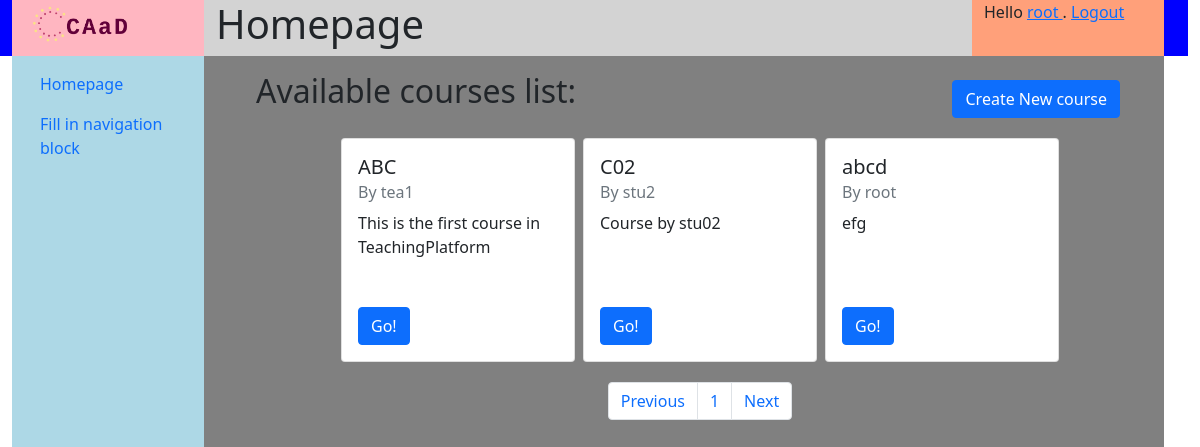
The app's page / (signed in) with its own data.
### courses/models.py (models this page shows, shortened)
class Course(models.Model):
    name = models.CharField('course name', max_length=32)
    password = models.CharField('joining password', max_length=8)
    description = models.CharField('description', max_length=512)
    is_open = models.BooleanField("Is open to all", default=True)
    create_date = models.DateTimeField('date created up', default=now())
    creator = models.ForeignKey(User, on_delete=models.CASCADE)

### courses/views.py (the view)
# urls.py: path('', views.IndexListView.as_view(), name='course_list'),
class IndexListView(ListView):
    queryset = Course.objects.order_by('name').filter(is_open=True).all()
    paginate_by = 3
    context_object_name = "course_list"
    template_name = "courses/index.html"
    def get_context_data(self, **kwargs):
        context = super().get_context_data(**kwargs)
        context["title"] = "Homepage"
        return context

### templates/courses/index.html
{% extends 'generics/base.html' %}
{% block content %}
<div class="list_courses m-3">
    <div class="container-fluid row">
        <h2 class="col-7">Available courses list:</h2>
        <div class="create_course col-5 d-flex justify-content-end align-items-end ">
            <a href="{% url "courses:course_create" %}" class="btn btn-primary text-wrap">
                Create New course
            </a>
        </div>
    </div>
    <div class="row">
        {% if course_list %}
            <div class="d-flex justify-content-center mt-3">
                {% for course in course_list %}
                <div class="card col-3 m-1">
                <div class="card-body">
                    <h5 class="card-title">{{ course.name }}</h5>
                    <h6 class="card-subtitle mb-2 text-muted">By {{ course.creator.username }}</h6>
                    <p class="card-text" style="height: 5rem;">{{ course.description }}</p>
                    <a href="{% url 'courses:course_homepage' course.pk %}" class="btn btn-primary">Go!</a>
                </div>
                </div>
            {% endfor %}
            </div>
        {% else %}
        <h3>N/A</h3>
        {% endif %}
    </div>
    {% if page_obj %}
    <nav aria-label="Page navigation example">
    <ul class="pagination d-flex justify-content-center m-3">
        {% if page_obj.has_previous %}
            <li class="page-item"><a class="page-link" href="?page={{ page_obj.previous_page_number }}">Previous</a></li>
            {% else %}
            <li class="page-item"><a class="page-link disabled" href="#" disabled>Previous</a></li>
        {% endif %}
        {% for object in page_obj.paginator.page_range %}
            <li class="page-item">
                <a class="page-link" href="?page={{ forloop.counter }}">{{ forloop.counter }}</a>
            </li>
        {% endfor %}
        {% if page_obj.has_next %}
            <li class="page-item"><a class="page-link" href="?page={{ page_obj.next_page_number }}">Next</a></li>
            {% else %}
            <li class="page-item"><a class="page-link disabled" href="#" disabled>Next</a></li>
        {% endif %}
    </ul>
    </nav>
    {% endif %}
</div>
{% endblock content %}

### templates/generics/base.html (shortened to what this page needs)
{% load static %}
<!DOCTYPE html>
<html>
    <head>
        <link href="{% static 'css/bootstrap.min.css' %}" rel="stylesheet">
        <link rel="stylesheet" href="{% static 'css/base.css' %}">
    </head>
    <body>
<div id="header" class="header container-fluid row">
    <div class="logo col-sm-2 center">
        <a href="{% url 'home' %}"><img src="{% static 'images/logo.png' %}" alt="CAaD" width="" height="50"></a>
    </div>
        <div class="title col-sm-8">
            <h1>{{ title | default:"Fill in title variable" }}<h1>
        </div>
    <div class="user col-sm-2">
        {% block status %}
            {% if user.is_authenticated %}
            Hello
            <a href="{% url 'users:profile' user.username %}">
            {{ user.username }}
            </a>
            . <a href="{% url 'users:logout_view' %}">Logout</a>
            {% else %}
            Anonymous User. <a href="{% url 'users:login' %}">Login</a>
            {% endif %}
        {% endblock status %}
    </div>
</div>
<div id="body" class="container-fluid row">
    <div class="navi col-sm-2 flex-fill">
    <nav class="navbar navbar-default" role="navigation">
        <ul class="nav nav-pills flex-column">
            <li class="nav-item">
                <a class="nav-link" href='{% url "home" %}'>Homepage</a>
            </li>
            {% block navigation %}
            <li class="nav-item">
                <a class="nav-link" href='{% url "home" %}'>Fill in navigation block</a>
            </li>
            {% endblock %}
        </ul>
    </nav>
    </div>
    <div class="content col-sm-10 container">
    <div class="row align-items-center">
        {% block content%}{% endblock %}
    </div>
    </div>
</div>
    </body>
</html>

### statics/css/base.css (style rules this page uses)
.header { background-color: blue; }
.logo { background-color: lightpink; }
.user { background-color: lightsalmon; }
.title { background-color: lightgray; }
#body { min-height: 90vh; }
.navi { background-color: lightblue; }
.content { background-color: gray; border-top: 10px; }

### records on screen
Course: name "ABC", creator.username "tea1", description "This is the first course in TeachingPlatform"
Course: name "C02", creator.username "stu2", description "Course by stu02"
Course: name "abcd", creator.username "root", description "efg"

### other values on screen
{{ user.username }} "root"
